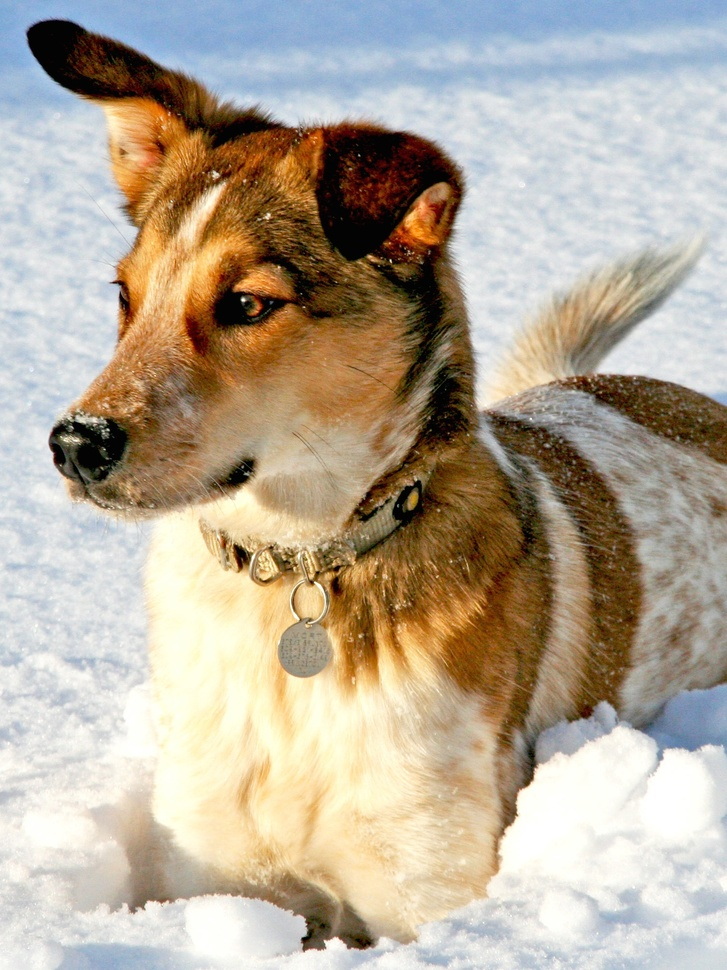
#> input picture dog.jpg, 727 x 970 px, shrunk from 1500 x 2000 before the run
$ jupyter execute Exercise_2.1.ipynb
#> lines starting #> are read from the running program, lines starting #| are printed output that depends on the picture; after the words box and inside, x2 and y2 are one past the last pixel; in counts of white or black regions, pixels touching at a corner belong together
[cell 1]
from matplotlib.image import imread
import numpy as np
import matplotlib.pyplot as plt
import os
plt.rcParams['figure.figsize'] = [12, 8]
plt.rcParams.update({'font.size': 18})

A = imread(os.path.join('dog.jpg'))
#> A is the input picture: shape (970, 727, 3); mean R, G, B 181.4, 169.5, 152
B = np.mean(A, -1); # Convert RGB to grayscale
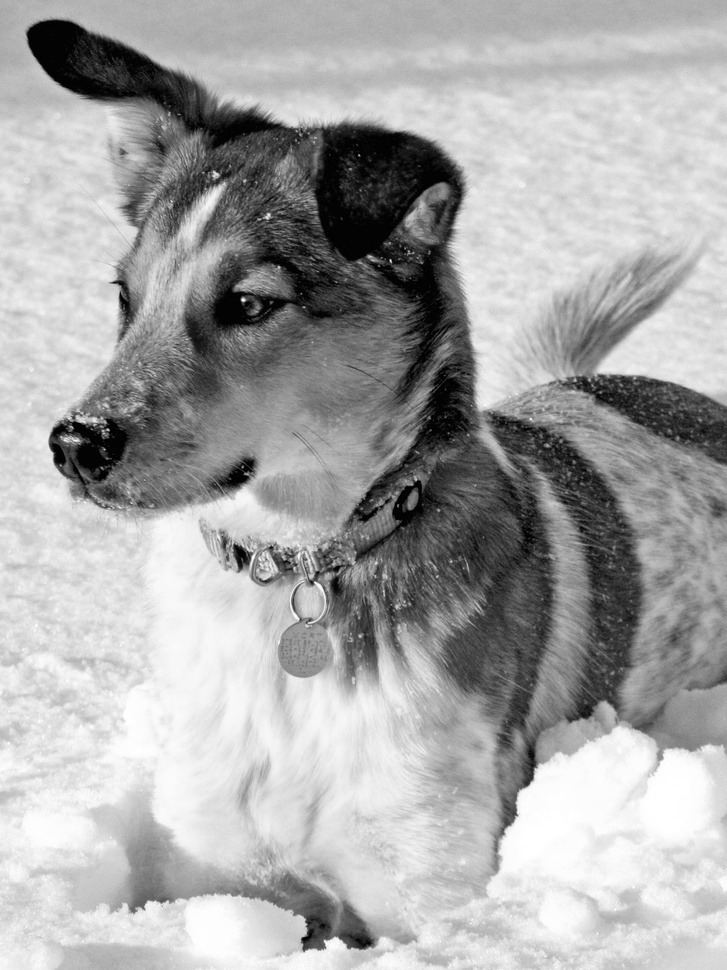
#> B: shape (970, 727) float64; min 0, max 255, mean 167.6

Bt = np.fft.fft2(B)
Btsort = np.sort(np.abs(Bt.reshape(-1))) # sort by magnitude
error = []

for keep in range(1, 101):
    thresh = Btsort[int(np.floor((1-keep/100)*len(Btsort)))]
    ind = np.abs(Bt)>thresh          # Find small indices
    Atlow = Bt * ind                 # Threshold small indices
    Alow = np.fft.ifft2(Atlow).real  # Compressed image
    error.append(((B - Alow)**2).mean())
#> this loop made 100 passes
#> thresh on passes 1 to 12: 66746.6, 39967.2, 30095.9, 24861, 21531.7, 19117.2, 17337, 15875.1, 14677.9, 13678.1, 12842.5, 12107.8
#> pass 1, `ind = np.abs(Bt)>thresh`:
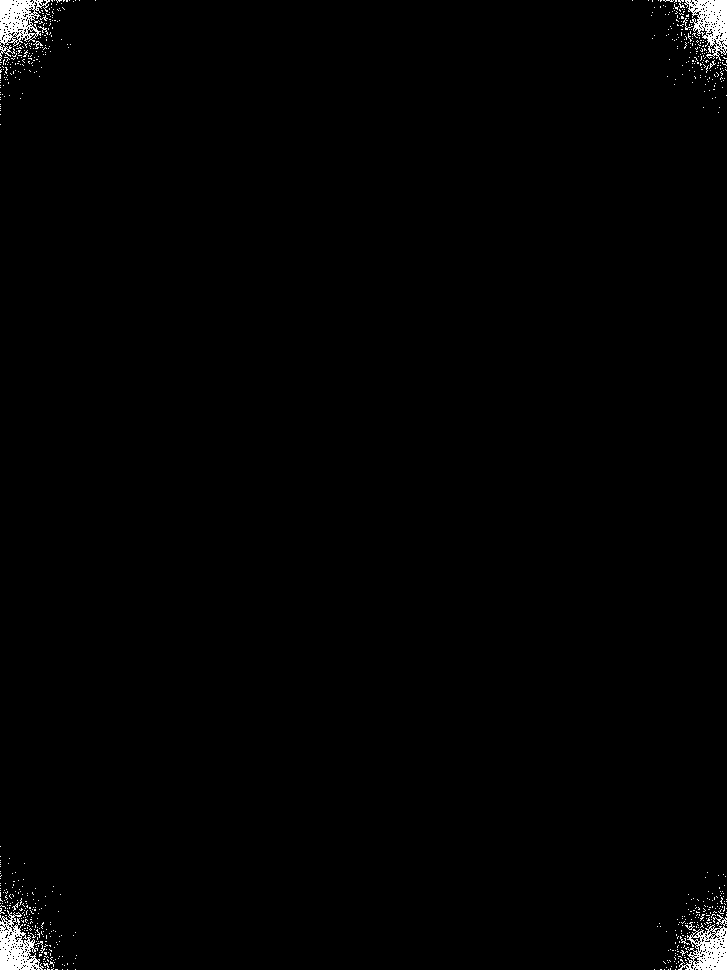
#> ind: shape (970, 727) bool; 1% white; 676 white regions (665 under 20 px), largest, box (x1, y1, x2, y2) and area: (0, 0, 50, 61) 1412, (0, 910, 44, 970) 1363, (684, 0, 727, 61) 1354
#> pass 1, `Alow = np.fft.ifft2(Atlow).real`:
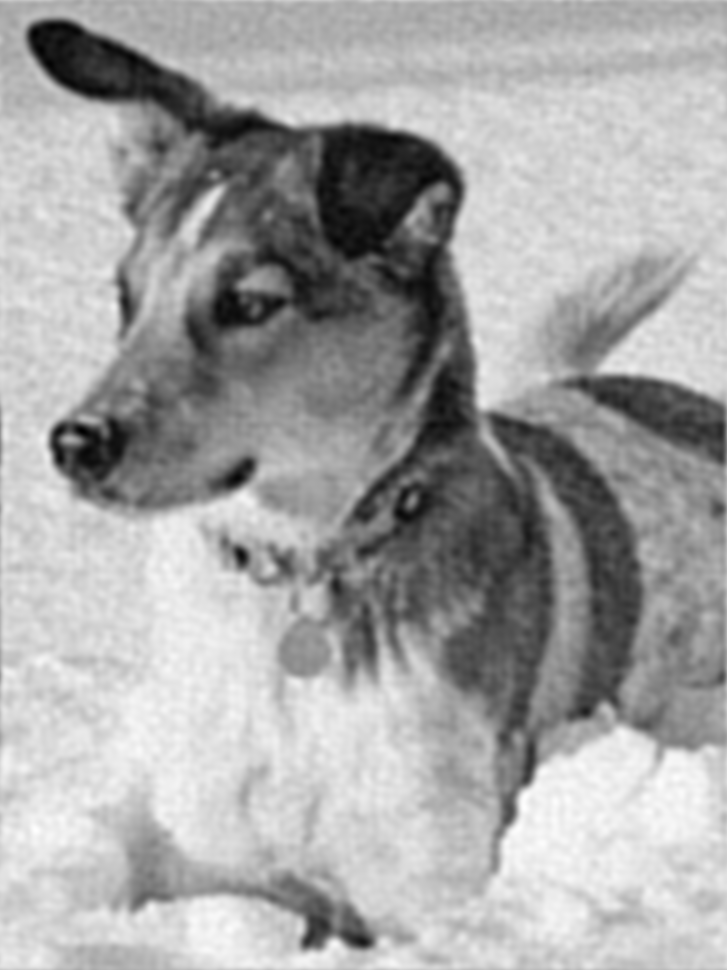
#> Alow: shape (970, 727) float64; min -20.34, max 269.6, mean 167.6; drawn with min black and max white
#> pass 2, `ind = np.abs(Bt)>thresh`:
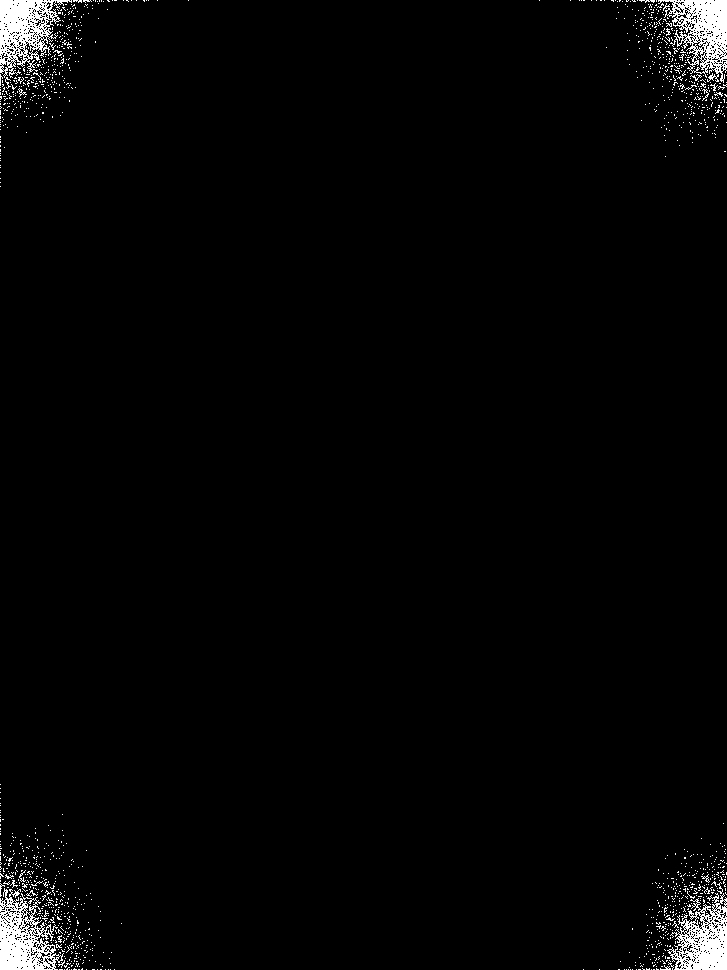
#> ind: shape (970, 727) bool; 2% white; 1441 white regions (1424 under 20 px), largest, box (x1, y1, x2, y2) and area: (658, 0, 727, 83) 2726, (0, 888, 64, 970) 2717, (0, 0, 72, 78) 2698
#> after the loop, error = 100 values, max 124.2 at index 0, min 4.47e-11 at index 99, mean 10.6

[cell 2]
plt.figure(figsize=(15,5))
plt.plot(error, color='black')
plt.xlabel('Percent Compression')
plt.ylabel('Mean Squared Error')
plt.title('Error between Compressed and Actual Images');
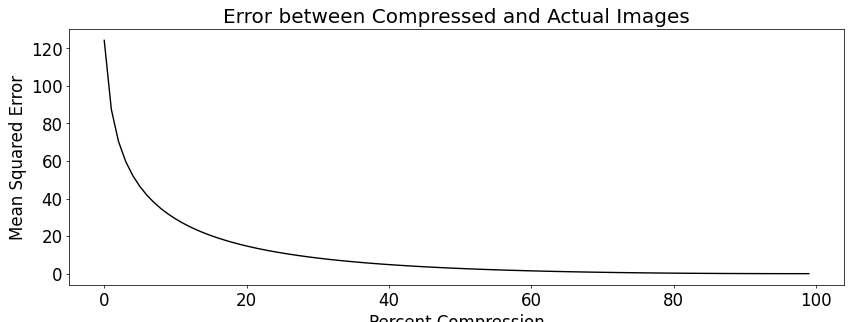
#> figure drawn by matplotlib, 1 panel; curve peaks at x = 0, y = 124.2
